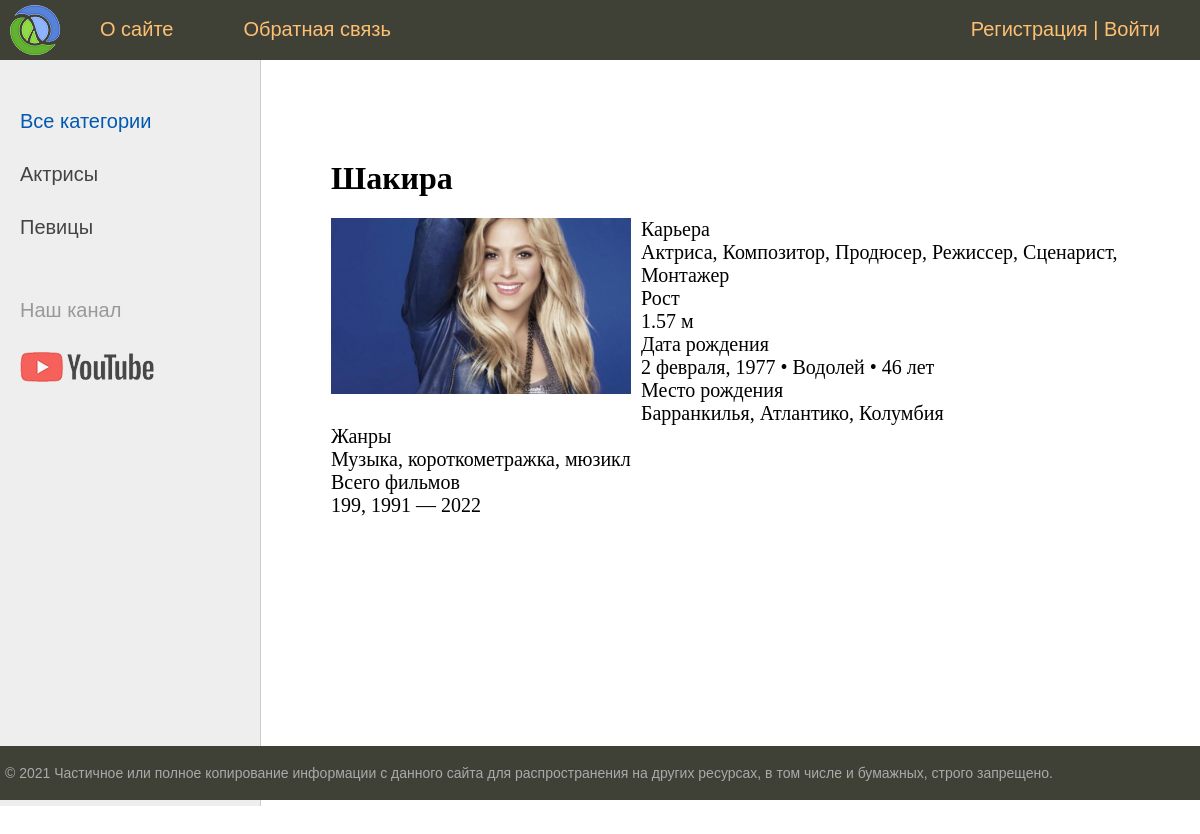
/post/shakira/, run on the app's committed database.
### women/models.py (models this page shows, shortened)
class Category(models.Model):
    name = models.CharField(max_length=100, db_index=True, verbose_name="Категория")
    slug = models.SlugField(max_length=255, unique=True, db_index=True, verbose_name="URL")
    def get_absolute_url(self):
        return reverse('category', kwargs={'cat_slug': self.slug})
    class Meta:
        verbose_name = 'Категория'
        verbose_name_plural = 'Категории'
        ordering = ['id']

class Women(models.Model):
    title = models.CharField(max_length=255, verbose_name="Заголовок")
    slug = models.SlugField(max_length=255, unique=True, db_index=True, verbose_name="URL")
    content = models.TextField(blank=True, verbose_name="Текст статьи")
    photo = models.ImageField(upload_to="photos/%Y/%m/%d/", verbose_name="Фото")
    time_create = models.DateTimeField(auto_now_add=True, verbose_name="Время создания")
    time_update = models.DateTimeField(auto_now=True, verbose_name="Время изменения")
    is_published = models.BooleanField(default=True, verbose_name="Публикация")
    cat = models.ForeignKey('Category', on_delete=models.PROTECT, verbose_name="Категории")
    def __str__(self):
        return self.title
    class Meta:
        verbose_name = 'Известные женщины'
        verbose_name_plural = 'Известные женщины'
        ordering = ['-time_create', 'title']

### women/views.py (the view)
# urls.py: path('post/<slug:post_slug>/', ShowPost.as_view(), name='post'),
class ShowPost(DataMixin, DeleteView):
    model = Women
    template_name = 'women/post.html'
    slug_url_kwarg = 'post_slug'
    context_object_name = 'post'
    def get_context_data(self, *, object_list=None, **kwargs):
        context = super().get_context_data(**kwargs)
        c_def = self.get_user_contex(title=context['post'])
        return dict(list(context.items()) + list(c_def.items()))

### women/utils.py (called while the page is built)
    def get_user_contex(self, **kwargs):
        context = kwargs
        cats = Category.objects.annotate(Count('women'))
        user_menu = menu.copy()
        if not self.request.user.is_authenticated:
            user_menu.pop(1)
        context['menu'] = user_menu
        context['cats'] = cats
        if 'cat_selected' not in context:
            context['cat_selected'] = 0
        return context

### women/templates/women/post.html
{% extends 'women/base.html' %}
{% block content %}
<h1>{{post.title}}</h1>
{% if post.photo %}
<p><img class="img-article-left" src="{{post.photo.url}}"></p>
{% endif %}
{{post.content|linebreaks}}
{% endblock %}

### women/templates/women/base.html (shortened to what this page needs)
{% load static %}
{% load women_tags %}
<!DOCTYPE html>
<html>
<head>
	<link type="text/css" href="{% static 'women/css/styles.css' %}" rel="stylesheet" />
</head>
<body>
<table class="table-page" border=0 cellpadding="0" cellspacing="0">
<tr><td valign=top>
{% block mainmenu %}
		<div class="header">
			<ul id="mainmenu" class="mainmenu">
			<li class="logo"><a href="{% url 'home' %}"><div class="logo"></div></a></li>
{% for m in menu %}
	<li><a href="{% url m.url_name %}">{{m.title}}</a></li>
{% endfor %}
	{% if request.user.is_authenticated %}
		<li class="last">{{user.username}} | <a href="{% url 'logout' %}">Выйти</a></li>
	{% else %}
		<li class="last"><a href="{% url 'register' %}">Регистрация</a> | <a href="{% url 'login' %}">Войти</a></li>
	{% endif %}
			</ul>
		</div>
{% endblock mainmenu %}
<table class="table-content" border=0 cellpadding="0" cellspacing="0">
<tr>
	<td valign="top" class="left-chapters">
	<ul id="leftchapters">
{% if cat_selected == 0 %}
		<li class="selected">Все категории</li>
{% else %}
		<li><a href="{% url 'home' %}">Все категории</a></li>
{% endif %}
{% for c in cats %}
{% if c.women__count > 0 %}
	{% if c.pk == cat_selected %}
		<li class="selected">{{c.name}}</li>
	{% else %}
		<li><a href="{{ c.get_absolute_url }}">{{c.name}}</a></li>
	{% endif %}
{% endif %}
{% endfor %}
		<li class="share">
		<p>Наш канал</p>
		<a class="share-yt" href="https://www.youtube.com/channel/UClJzWfGWuGJL2t-3dYKcHTA/playlists" target="_blank" rel="nofollow"></a>
		</li>
	</ul>
</td>
<td valign="top" class="content">
	<div class="content-text">
{% block content %}
{% endblock %}
	</div>
</td></tr></table>
</td></tr>
<tr><td valign=top>
	<div id="footer">
		<p>&copy; 2021 Частичное или полное копирование информации с данного сайта для распространения на других ресурсах, в том числе и бумажных, строго запрещено.</p>
	</div>
</td></tr></table>
</body>
</html>

### women/static/women/css/styles.css (style rules this page uses)
html, body { font-family: 'Arial'; margin: 0; padding: 0; height: 100%; width: 100%; color: #444; }
a { color: #0059b2; text-decoration: none; }
img { max-width: 600px; height: auto; }
img.img-article-left { max-width: 300px; height: auto; float: left; padding: 0 10px 10px 0; }
.table-page { width: 100%; height: 100%; vertical-align: top; }
.table-page tr { height: 100%; }
.header { background: #3F4137; height: 60px; }
.logo { background: url('../images/logo.png') no-repeat 10px 5px; width: 70px; height: 60px; }
ul.mainmenu { list-style: none; margin: 0; padding: 0; height: 60px; color: #fdc073; font-size: 20px; overflow: hidden; }
ul.mainmenu li { float: left; margin: 18px 40px 0 30px; }
ul.mainmenu li.logo { margin: 0; }
ul.mainmenu li.last { float: right; }
ul.mainmenu li a { color: #fdc073; text-decoration: none; }
.table-content { width: 100%; min-height: 100%; height: 100%; }
.left-chapters { margin: 0; background: #eee; border-right: 1px solid #ccc; min-height: 100%; }
.left-chapters ul { width: 230px; min-height: 100%; margin: 0; padding: 20px 10px 10px 20px; list-style: none; font-size: 20px; }
.left-chapters ul li { margin: 30px 0 0 0; color: #999; }
.left-chapters ul li.selected { color: #0059b2; }
.left-chapters ul li a { color: #444; text-decoration: none; }
.left-chapters ul li.share { margin: 60px 0 0 0; }
.left-chapters ul li.share p { margin: 30px 0 30px 0; }
.left-chapters ul li.share a { display: inline-block; width: 40px; height: 40px; margin: 0 20px 0 0; }
.left-chapters ul li.share a.share-yt { width: 100%; height: 30px; background: url('../images/share_yt.png') no-repeat 0 0 }
.content { padding: 40px 20px 20px 40px; width: 100%; box-sizing: border-box; }
.content-text { margin: 60px 0 0 30px; color: #000; font-size: 20px; font-family: Yandex Sans Display Light; }
.content-text h1 { font-size: 32px; }
#footer { box-sizing: border-box; background: #3F4137; padding: 5px; color: #aaa; font-size: 14px; font-family: Verdana, Geneva, Arial, Helvetica; text-align: left; overflow: hidden; }

### data on the page
Category: name "Актрисы"
Category: name "Певицы"
Women: title "Шакира", photo (picture), content "Карьера Актриса, Композитор, Продюсер, Режиссер, Сценарист, Монтажер Рост 1.57 м Дата рождения 2 февраля, 1977 • Водолей • 46 лет Место рождения Барранкилья, Атлантико, Колумбия Жанры Музыка, короткометражка, мюзикл Всего фильмов 199, 1991 — 2022"

### other printed values
{{ m.title }} "О сайте" "Обратная связь"
